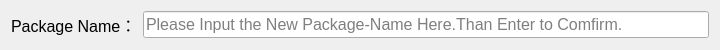
<?xml version="1.0" encoding="UTF-8"?>
<ui version="4.0">
 <class>InstallPkg</class>
 <widget class="QWidget" name="InstallPkg">
  <property name="geometry">
   <rect>
    <x>0</x>
    <y>0</y>
    <width>720</width>
    <height>50</height>
   </rect>
  </property>
  <property name="sizePolicy">
   <sizepolicy hsizetype="Fixed" vsizetype="Fixed">
    <horstretch>0</horstretch>
    <verstretch>0</verstretch>
   </sizepolicy>
  </property>
  <property name="minimumSize">
   <size>
    <width>720</width>
    <height>50</height>
   </size>
  </property>
  <property name="maximumSize">
   <size>
    <width>720</width>
    <height>50</height>
   </size>
  </property>
  <property name="windowTitle">
   <string>Install New Package</string>
  </property>
  <layout class="QHBoxLayout" name="horizontalLayout">
   <item>
    <widget class="QLabel" name="label">
     <property name="font">
      <font>
       <pointsize>12</pointsize>
      </font>
     </property>
     <property name="text">
      <string>Package Name：</string>
     </property>
    </widget>
   </item>
   <item>
    <widget class="QLineEdit" name="lineEdit">
     <property name="sizePolicy">
      <sizepolicy hsizetype="Expanding" vsizetype="Fixed">
       <horstretch>0</horstretch>
       <verstretch>0</verstretch>
      </sizepolicy>
     </property>
     <property name="font">
      <font>
       <pointsize>12</pointsize>
      </font>
     </property>
     <property name="placeholderText">
      <string>Please Input the New Package-Name Here.Than Enter to Comfirm.</string>
     </property>
    </widget>
   </item>
  </layout>
 </widget>
 <resources/>
 <connections/>
</ui>
